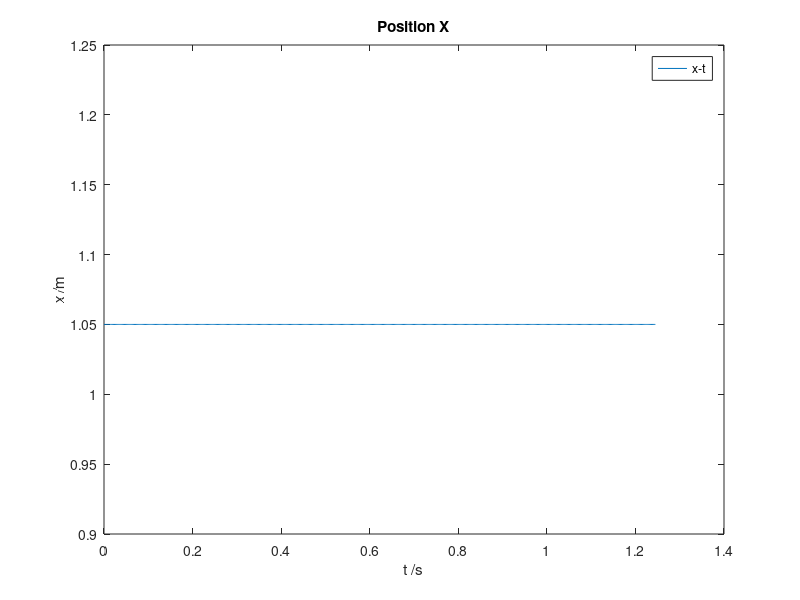
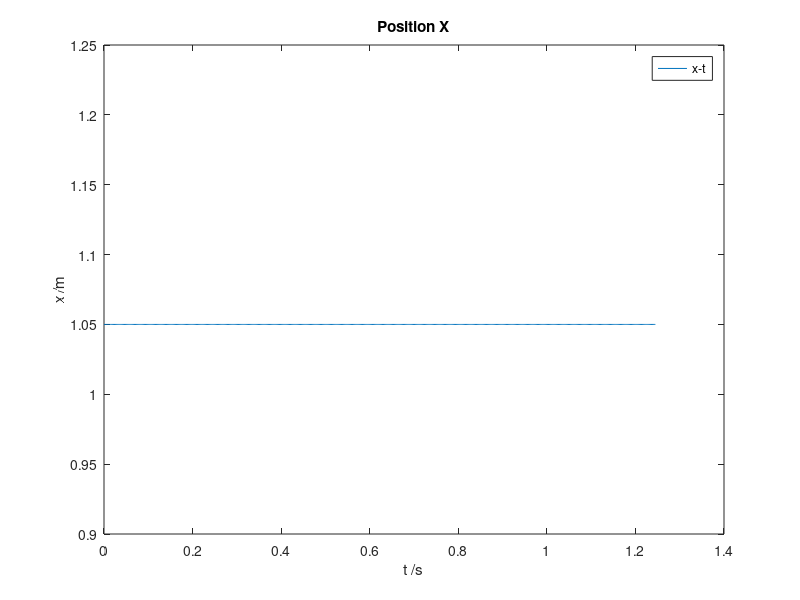
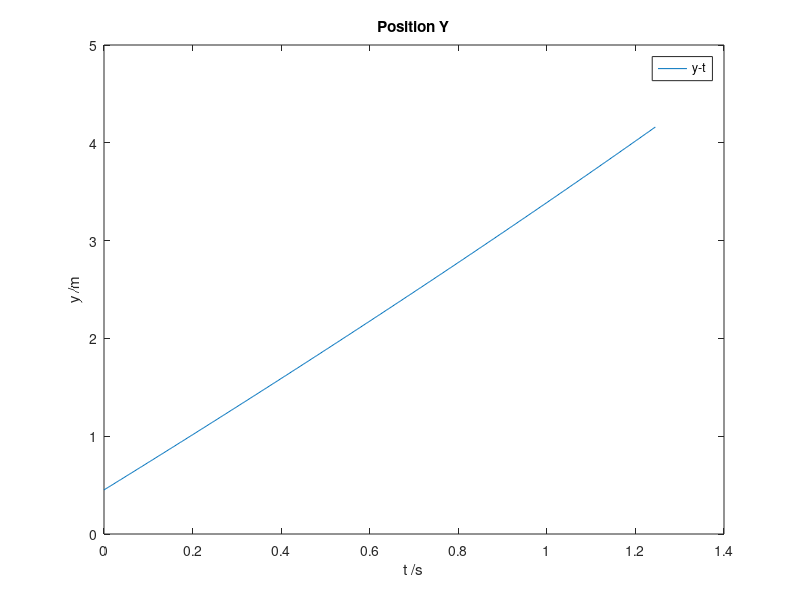
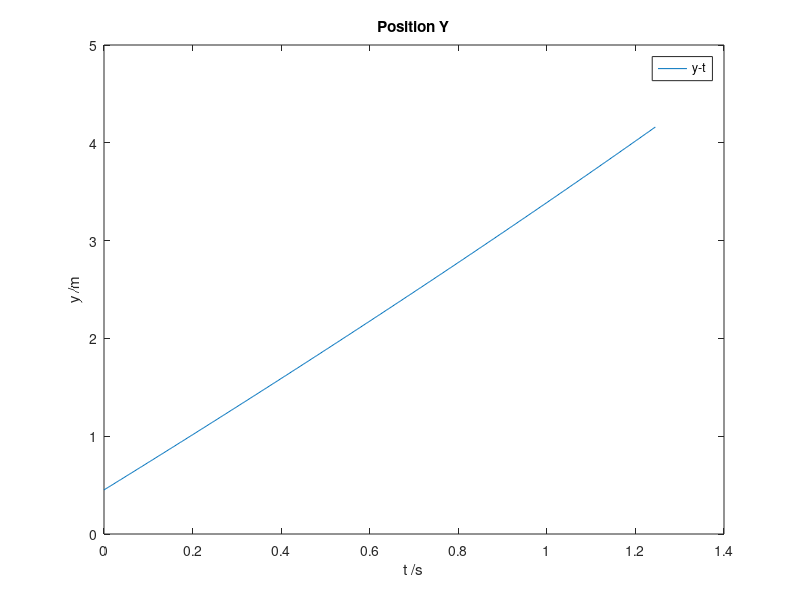

The MATLAB script that drew these images, in order: (Note: this script raises an error after producing the figures.)
x=load('tmp.txt');
dt=0.0025
%{
for i=2:19
    if i~=7
    figure;
    plot(x(:,1),x(:,i))
    hold on;
    end
end
figure(2)
for i=2:19
subplot(4,5,i)
plot(x(:,1),x(:,i));
hold on
end
%}
p1=figure(1);
plot(dt.*x(:,1),x(:,2))
title('Position X')
xlabel('t /s');
ylabel('x /m');
legend('x-t')
saveas(p1,'x-t','epsc')
saveas(p1,'x-t','jpg')

p2=figure(2);
plot(dt.*x(:,1),x(:,3))
title('Position Y')
xlabel('t /s');
ylabel('y /m');
legend('y-t')
saveas(p2,'y-t','epsc')
saveas(p2,'y-t','jpg')

p3=figure(3);
plot(dt.*x(:,1),x(:,4))
title('Velocity X')
xlabel('t /s');
ylabel('Vx /ms^{-1}');
legend('Vx-t')
saveas(p3,'Vx-t','epsc')
saveas(p3,'Vx-t','jpg')

p4=figure(4);
plot(dt.*x(:,1),x(:,5))
title('Velocity Y')
xlabel('t /s');
ylabel('Vy /ms^{-1}');
legend('Vy-t')
saveas(p4,'Vy-t','epsc')
saveas(p4,'Vy-t','jpg')

p5=figure(5);
plot(dt.*x(:,1),x(:,6))
title('Radius')
xlabel('t /s');
ylabel('Radius /m');
legend('R-t')
saveas(p5,'R-t','epsc')
saveas(p5,'R-t','jpg')

p6=figure(6);
plot(dt.*x(:,1),x(:,7))
title('Reynolds')
xlabel('t /s');
ylabel('Re');
legend('Re-t')
saveas(p6,'Re-t','epsc')
saveas(p6,'Re-t','jpg')


p7=figure(7);
plot(dt.*x(:,1),x(:,8),dt.*x(:,1),x(:,10),dt.*x(:,1),x(:,12),dt.*x(:,1),x(:,14),dt.*x(:,1),x(:,16),dt.*x(:,1),x(:,18))
title('Forces in X axis')
xlabel('t /s')
ylabel('Forces /N')
legend('Nameless','Drag','Lift','Added Mass','Basset','Buoyance&Gravity')
saveas(p7,'Fx-t','epsc')
saveas(p7,'Fx-t','jpg')

p8=figure(8);
plot(dt.*x(:,1),x(:,9),dt.*x(:,1),x(:,11),dt.*x(:,1),x(:,13),dt.*x(:,1),x(:,15),dt.*x(:,1),x(:,17),dt.*x(:,1),x(:,19))
title('Forces in Y axis')
xlabel('t /s')
ylabel('Forces /N')
legend('Nameless','Drag','Lift','Added Mass','Basset','Buoyance&Gravity')
saveas(p8,'Fy-t','epsc')
saveas(p8,'Fy-t','jpg')

y=load('tmpa.dat')
a1=figure(9);
plot(y(:,1),y(:,2),y(:,1),y(:,4),y(:,1),y(:,6),y(:,1),y(:,8),y(:,1),y(:,10),y(:,1),y(:,12))
title('\bfAcceleration in X axis')
xlabel('t /s')
ylabel('Acceleration /ms^{-2}')
legend('Total','Buoyance&Gravity','Drag','Basset','Lift','Nameless')
saveas(a1,'Ax-t','epsc')
saveas(a1,'Ax-t','jpg')

a2=figure(10);
plot(y(:,1),y(:,3),y(:,1),y(:,5),y(:,1),y(:,7),y(:,1),y(:,9),y(:,1),y(:,11),y(:,1),y(:,13))
title('\bfAcceleration in Y axis')
xlabel('t /s')
ylabel('Acceleration /ms^{-2}')
legend('Total','Buoyance&Gravity','Drag','Basset','Lift','Nameless')
saveas(a2,'Ay-t','epsc')
saveas(a2,'Ay-t','jpg')



